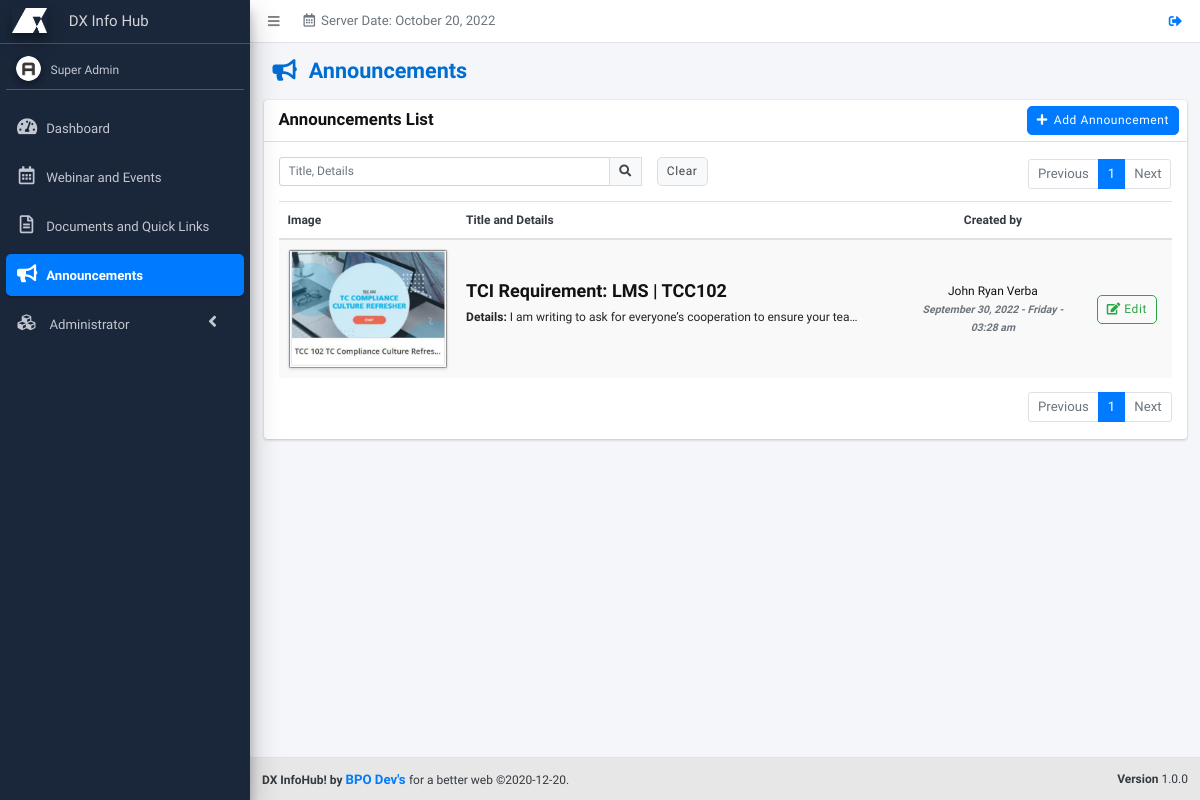
Screenshot of /pages/announcements/index.php (signed in) with the database file from the repository.
### tables this page shows
CREATE TABLE `announcements` (
  `id` int(255) UNSIGNED NOT NULL,
  `user_id` int(255) NOT NULL,
  `announcements_title` varchar(255) NOT NULL DEFAULT '',
  `announcements_details` text NOT NULL,
  `announcements_img` varchar(255) NOT NULL,
  `announcements_count` int(1) NOT NULL DEFAULT 0,
  `date_edit` varchar(255) NOT NULL,
  `date_created` varchar(255) DEFAULT NULL,
  `announcements_status` int(255) NOT NULL,
  `temp_del` int(11) NOT NULL DEFAULT 0,
  `timestamp` timestamp NOT NULL DEFAULT current_timestamp() ON UPDATE current_timestamp()
);

CREATE TABLE `users` (
  `user_id` bigint(20) NOT NULL,
  `user_employee_id` varchar(50) NOT NULL DEFAULT '',
  `user_email` varchar(100) NOT NULL DEFAULT '',
  `user_password` varchar(200) NOT NULL DEFAULT '',
  `user_firstname` varchar(100) NOT NULL DEFAULT '',
  `user_middlename` varchar(100) NOT NULL DEFAULT '',
  `user_lastname` varchar(100) NOT NULL DEFAULT '',
  `user_nickname` varchar(50) NOT NULL DEFAULT '',
  `user_photo` varchar(100) NOT NULL DEFAULT '',
  `role_ids` varchar(1000) NOT NULL DEFAULT ',',
  `permissions` varchar(1000) NOT NULL DEFAULT ',',
  `user_position` int(11) NOT NULL DEFAULT 0,
  `user_level` int(11) NOT NULL DEFAULT 1,
  `user_gender` varchar(100) NOT NULL,
  `user_mobile` varchar(50) NOT NULL DEFAULT '',
  `team_id` bigint(20) NOT NULL DEFAULT 0,
  `user_hiredate` int(11) NOT NULL DEFAULT 0,
  `user_enddate` int(11) NOT NULL DEFAULT 0,
  `user_mantra_in_life` varchar(300) NOT NULL,
  `user_skills` varchar(300) NOT NULL,
  `starting_date` int(11) NOT NULL DEFAULT 0,
  `data_per_page` int(11) NOT NULL DEFAULT 20,
  `user_last_login` int(11) NOT NULL DEFAULT 0,
  `user_log_attempts` int(11) DEFAULT NULL,
  `lockout_timestamp` datetime DEFAULT NULL,
  `user_status` float NOT NULL DEFAULT 0,
  `temp_del` int(11) NOT NULL DEFAULT 0
);

### includes/functions.php (called while the page is built, shortened)
<?php
function renderLang($lang_arr) {
	if(isset($lang_arr[$GLOBALS['default_lang_idx']])) {
		if($lang_arr[$GLOBALS['default_lang_idx']] != '') {
			$return = $lang_arr[$GLOBALS['default_lang_idx']];
		} else {
			$return = $lang_arr[0];
		}
	} else {
		$return = $lang_arr[0];
	}
	return $return;
}
function checkSession() {
	$r = 0;
	if(isset($_SESSION['sys_id'])) {
		$r = 1;
	}
	return $r;
}
function checkPermission($permission) {
	$r = 0;
	if(in_array($permission,$_SESSION['sys_permissions'])) {
		$r = 1;
	}
	return $r;
}
function encryptID($id,$module = '') {
	return processIDEncryption($id,'encrypt',$module);
}
function processIDEncryption($id,$action,$module) {
	$charBank_arr = array('_q','i','_B','l','_a','M','f','u','_g','O','h','9','V','W','F','s','6','K','P','_b','8','_r','X','3','Y','2','N','d','q','_S','j','_L','_R','p','Z','E','5','e','x','A','_k','_I','g','_Q','_G','J','G','_j','_J','b','_c','o','_E','_p','m','1','_i','_K','_o','B','I','S','_l','_H','0','_n','Q','y','_D','a','H','n','L','_C','D','t','k','_P','R','_e','_s','_M','z','_d','c','_A','_m','w','v','_h','_N','U','_O','T','C','7','_F','r','_f','4');
	$output = '';
	if($action == 'encrypt') {
		$epoch_time = substr(time() * rand(1,100),0,10);
		$dynamic_val = '';
		$dynamic_val .= $charBank_arr[($epoch_time[0].$epoch_time[1])*1];
		$dynamic_val .= $charBank_arr[($epoch_time[2].$epoch_time[3])*1];
		$dynamic_val .= $charBank_arr[($epoch_time[4].$epoch_time[5])*1];
		$dynamic_val .= $charBank_arr[($epoch_time[6].$epoch_time[7])*1];
		$dynamic_val .= $charBank_arr[($epoch_time[8].$epoch_time[9])*1];
		$secret_key = $dynamic_val;
	}
	$encrypt_method = "AES-256-CBC";
	$key = hash('sha256',$secret_key);
	if($module == '') {
		$module = $GLOBALS['page'];
	}
	$iv = substr(hash('sha256',$module),0,16);
	if($action == 'encrypt') {
		$output = base64_encode(openssl_encrypt($id,$encrypt_method,$key,0,$iv)).$dynamic_val;
	} else {
		$id = str_replace($secret_key,'',$id);
		$output = openssl_decrypt(base64_decode($id),$encrypt_method,$key,0,$iv);
	}
	return $output;
}
function getTable($sql_table) {
	$r = array();
	$sql = $GLOBALS['pdo']->prepare("SELECT * FROM ".$sql_table);
	$sql->execute();
	while($data = $sql->fetch(PDO::FETCH_ASSOC)) {
		array_push($r,$data);
	}
	return $r;
}
?>

### includes/lang/announcements.php (called while the page is built, shortened)
<?php
$announcements = array(
	'Announcements',
	''
);
$announcements_list = array(
	'Announcements List',
	''
);
$announcements_add = array(
	'Add Announcement',
	''
);
$announcements_edit = array(
	'Edit Announcement',
	''
);
$announcements_title_label = array(
	'Title',
	''
);
$announcements_details_label = array(
	'Details',
	''
);
?>

### includes/lang/webinar-events.php (called while the page is built, shortened)
<?php
$edit = array(
	'Edit',
	''
);
$image= array(
	'Image',
	''
)
?>

### includes/lang/documents.php (called while the page is built, shortened)
<?php
$created_by = array(
	'Created by',
	''
);
?>

### includes/common/set-search.php (called while the page is built, shortened)
<?php
$where = '';
if(isset($keywords_arr)) {
	foreach($keywords_arr as $keyword) {
		$keyword = str_replace("'","''",$keyword);
		if($where == '') {
			foreach($fields_arr as $field) {
				if($where == '') {
					$where .= " WHERE ".$field." LIKE '%".$keyword."%' AND temp_del = 0";
				} else {
					$where .= " OR ".$field." LIKE '%".$keyword."%' AND temp_del = 0";
				}
			}
		} else {
			foreach($fields_arr as $field) {
				$where .= " OR ".$field." LIKE '%".$keyword."%' AND temp_del = 0";
			}
		}
	}
} else {
	if($where == '' && $page != 'system-log') {
		 $where = " WHERE temp_del=0";
	}
}
?>

### includes/common/set-pagination.php (called while the page is built, shortened)
<?php
$numrows = 5;
$page_ctr = 1;
$sql_start = abs($numrows * ((int)$page_ctr-1));
?>

### pages/announcements/index.php (the view, shortened to what this page needs)
<?php
require($_SERVER['DOCUMENT_ROOT'].'/includes/config.php');
if(checkSession()) {
	if(checkPermission('announcements')) {
		$page = 'announcements';
		$fields_arr = array('announcements_title', 'announcements_details');
		require($_SERVER['DOCUMENT_ROOT'].'/includes/common/set-search.php');
		require($_SERVER['DOCUMENT_ROOT'].'/includes/common/set-pagination.php');
		$users_arr = getTable('users');
?>
<!DOCTYPE html>
<html>
<head>
	<?php require($_SERVER['DOCUMENT_ROOT'].'/includes/common/links.php'); ?>
</head>
<body class="hold-transition sidebar-mini layout-fixed">
	<div class="wrapper">
		<?php
		require($_SERVER['DOCUMENT_ROOT'].'/includes/common/child-header.php');
		require($_SERVER['DOCUMENT_ROOT'].'/includes/common/child-sidebar.php');
		?>
		<div class="content-wrapper" style="height:auto;">
			<section class="content-header">
				<div class="container-fluid">
					<div class="row mb-2">
						<div class="col-sm-6 col-12">
							<h1><i class="fa fa-bullhorn mr-3"></i><?php echo renderLang($announcements); ?></h1>
						</div>
					</div>
				</div>
			</section>
			<section class="content">
				<div class="container-fluid">
					<div class="card">
						<div class="card-header">
							<h3 class="card-title"><?php echo renderLang($announcements_list); ?></h3>
							<div class="card-tools">
								<?php if(checkPermission('announcements-add')) { ?><a href="add-announcements" class="btn btn-primary btn-md"><i class="fa fa-plus mr-2"></i><?php echo renderLang($announcements_add); ?></a><?php } ?>
							</div>
						</div>
						<div class="card-body">
							<?php require($_SERVER['DOCUMENT_ROOT'].'/includes/common/search-and-pagination.php'); ?>
							<div class="table-responsive">
								<table id="table-data" class="table table-striped table-hover">
									<thead>
										<tr class="text-dark">
											<th style="width:20%"><?php echo renderLang($image); ?></th>
											<th style="width:50%"><?php echo renderLang($announcements_title_label).' and '.renderLang($announcements_details_label); ?></th>
											<th class="text-center"style="width:20%"><?php echo renderLang($created_by); ?></th>
											<th style="width:10%"></th>
										</tr>
									</thead>
									<tbody>
										<?php
										$sql = $pdo->prepare("SELECT * FROM announcements ". $where ." ORDER BY id DESC LIMIT ".$sql_start.",".$numrows);
										$sql->execute();
										while($data = $sql->fetch(PDO::FETCH_ASSOC)) {
											$announcements_id = encryptID($data['id']);
											echo '<tr>';
												echo '<td class="align-middle"><img src="assets/images/announcements/'.$data['announcements_img'].'" class=" img-thumbnail p-0"></td>';
												echo '<td class="align-middle"><h4 class=" font-weight-bold">'.$data['announcements_title'].'</h4><pre  style="max-width: 400px;"  class="p-0 text-truncate"><b>'.renderLang($announcements_details_label).':</b> '.$data['announcements_details'].'</pre></td>';
												echo '<td class="align-middle text-center">';
													foreach($users_arr as $user) {
														if($user['user_id'] == $data['user_id']) {
															echo $user['user_firstname'].' '.$user['user_lastname'];
															break;
														}
													}
												echo '<br><em class="text-secondary font-weight-bold text-sm">'.$data['date_created'] .'</em></td>';
												echo '<td class="align-middle text-center">';
													if(checkPermission('announcements-edit')) {
														echo '<a href="/edit-announcements/'.$announcements_id.'" class="btn btn-outline-success btn-s" title="'.renderLang($announcements_edit).'"><i class="fas fa-edit"></i> '.renderLang($edit).'</a>';
													}
												echo '</td>';
											echo '</tr>';
										}
										?>
									</tbody>
								</table>
							</div>
							<?php require($_SERVER['DOCUMENT_ROOT'].'/includes/common/pagination-bottom.php'); ?>
						</div>
					</div>
				</div>
			</section>
		</div>
	</div>
	<?php require($_SERVER['DOCUMENT_ROOT'].'/includes/common/child-footer.php'); ?>
</body>
</html>
<?php
	} else {
		$_SESSION['sys_permission_err'] = renderLang($permission_message_1);
		header('location: /dashboard');
	}
} else {
	$_SESSION['sys_login_err'] = renderLang($login_msg_err_4);
	header('location: /login');
}
?>

### assets/css/common.css (style rules this page uses)
html { font-size: 12px; }
.content-wrapper { padding-bottom: 2.5rem; }
.card-header > .card-tools { margin-top: -.25rem; margin-bottom: -.25rem; }
.card-title { font-size: 1.4rem; }
.content-header { padding: 15px 15px 10px; }
.table-striped tbody tr:nth-of-type(odd) { background: rgba(0,0,0,0.025); }

### assets/css/style.css (style rules this page uses)
:root { --blue: #006DD3; --gray: #E7E7E7; --dark-gray: #606060; --white: #fff; --black: #121212; }
body p, a { font-size: 1.1rem; }
.btn { border-radius: 5px; letter-spacing: 0.05rem; }
.btn .fa { margin-right: 10px; }
@media (min-width: 1200px) { pre { font-family: 'Inter Tight', sans-serif; font-size: 1rem; } }
@media (min-width: 1200px) { .h1, .h2, .h3, .h4, .h5, .h6, h1, h2, h3, h4, h5, h6 { font-weight: bold !important; text-transform: none; } }
@media (min-width: 1200px) { body { font-family: 'Inter Tight', sans-serif; color: var(--black); height: 100%; font-size: 1rem; } }
@media (min-width: 1200px) { * { box-sizing: border-box; } }
@media (min-width: 1200px) { [class*="col-"] { float: left; } }
@media (min-width: 1200px) { h1 { font-weight: 700; color: var(--blue);; } }
[class*="col-"] { width: 100%; }
@media only screen and (min-width: 768px) { .col-12 { width: 100%; } }

### rows the page displays
announcements: announcements_img (picture), announcements_title "TCI Requirement: LMS | TCC102", announcements_details "I am writing to ask for everyone’s cooperation to ensure your tea…", date_created "September 30, 2022 - Friday - 03:28 am"
users: user_firstname "John Ryan", user_lastname "Verba"

### other values shown
renderLang($header_server_date) "Server Date:"
$_SESSION['sys_fullname'] "Super Admin"
renderLang($announcements) "Announcements"
renderLang($announcements_list) "Announcements List"
renderLang($announcements_add) "Add Announcement"
renderLang($btn_clear) "Clear"
renderLang($btn_previous) "Previous"
renderLang($btn_next) "Next"
renderLang($image) "Image"
renderLang($announcements_title_label) "Title"
renderLang($announcements_details_label) "Details"
renderLang($created_by) "Created by"
renderLang($sitename) "DX InfoHub!"
